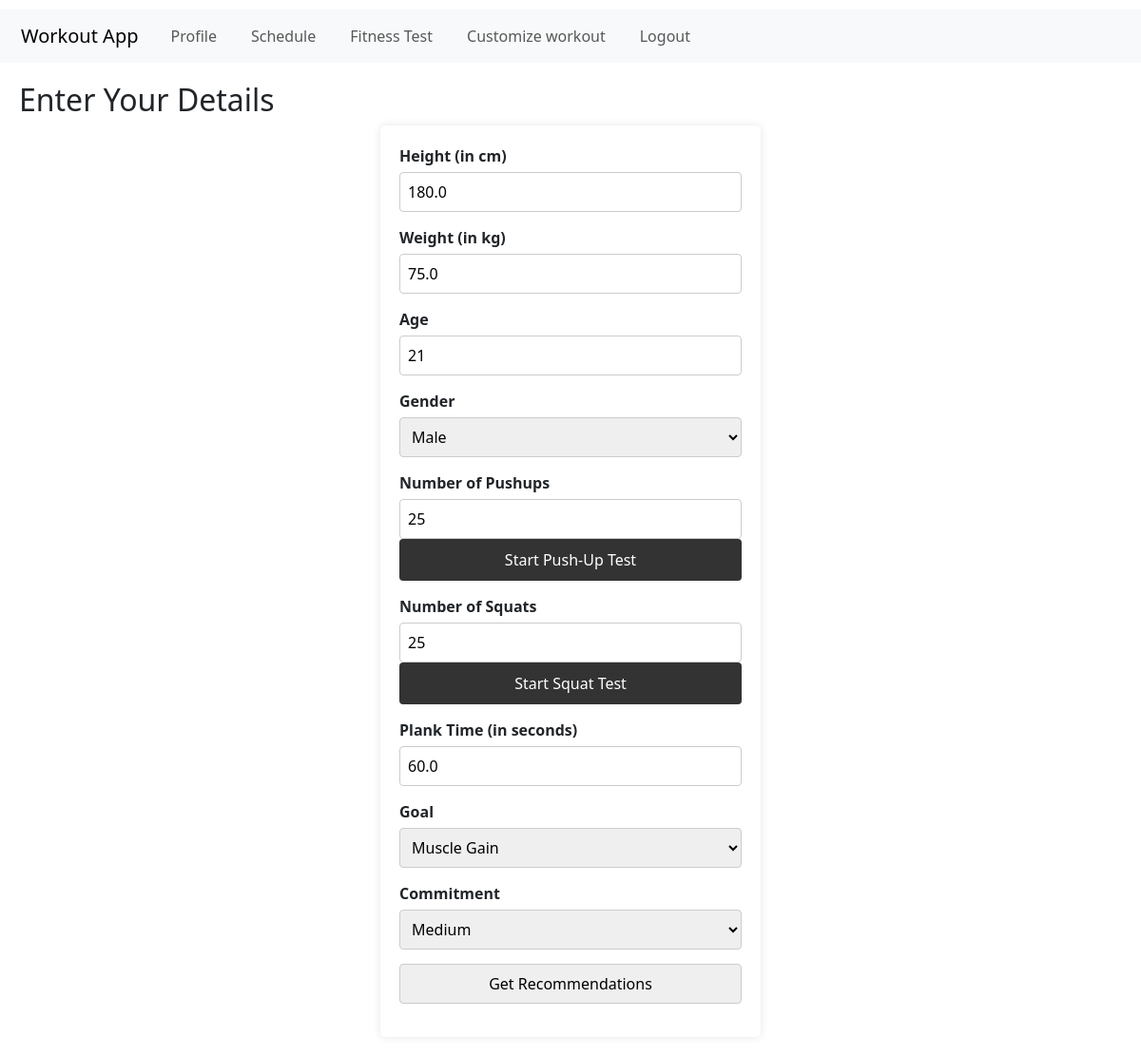
The app's page /input (signed in), older data.
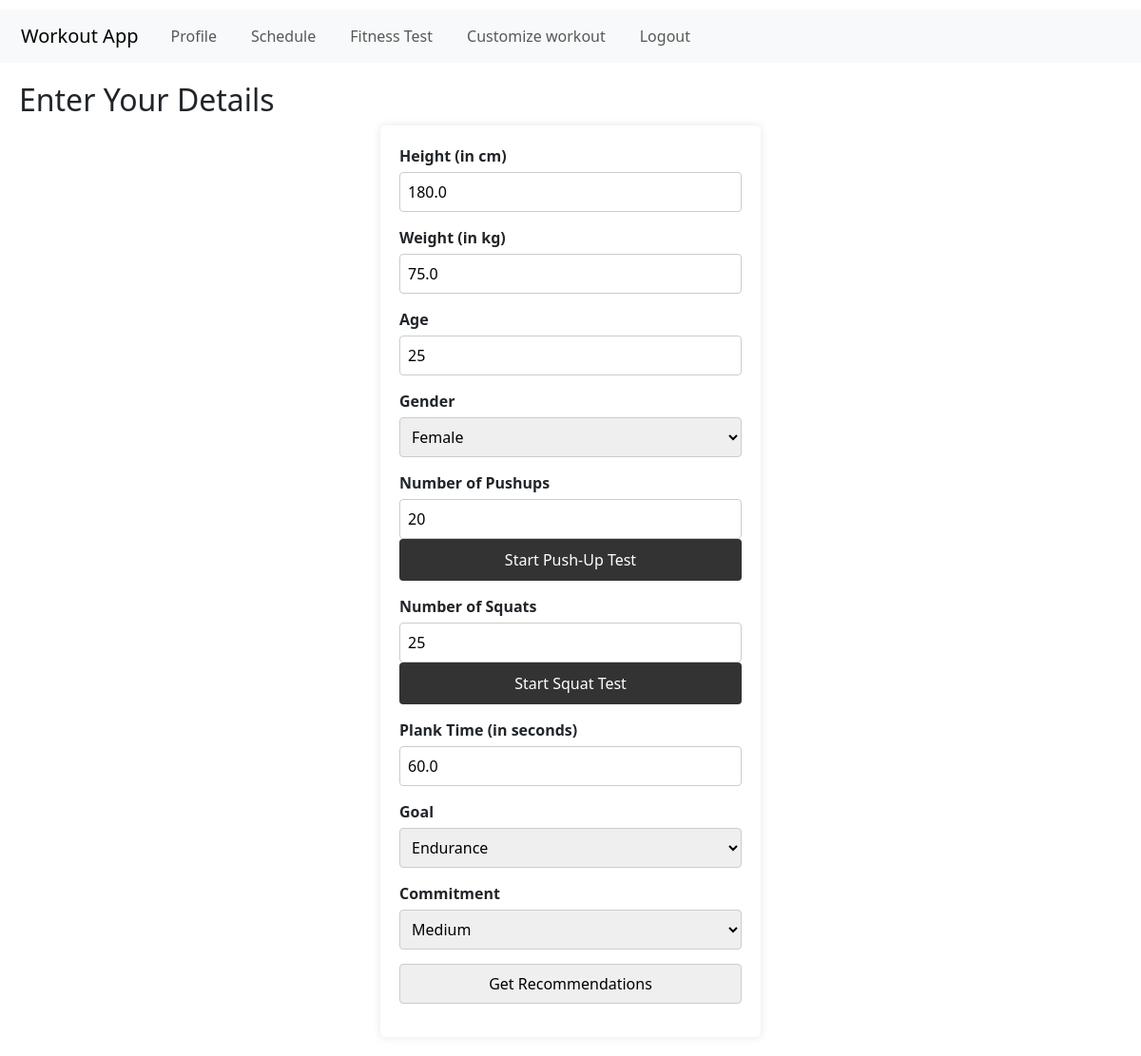
The same page, newer data.
### app/models.py (models this page shows)
class UserProfile(db.Model):
    id = db.Column(db.Integer, primary_key=True)
    user_id = db.Column(db.Integer, db.ForeignKey('users.id'), nullable=False, unique=True)
    schedule_json = db.Column(db.Text)  # Store schedule as a JSON string
    height = db.Column(db.Float, nullable=False, default=0.0)
    weight = db.Column(db.Float, nullable=False, default=0.0)
    age = db.Column(db.Integer, nullable=False, default=0)
    gender = db.Column(db.String(255), nullable=True)
    pushups = db.Column(db.Integer, nullable=False, default=0)
    squats = db.Column(db.Integer, nullable=False, default=0)
    plank_time = db.Column(db.Float, nullable=False, default=0.0)
    goal = db.Column(db.String(255), nullable=True)
    commitment = db.Column(db.String(255), nullable=True)
    fitness_level = db.Column(db.String(50), default="poor")  # Fitness Level

### app/routes.py (the view)
@main.route('/input', methods=['GET', 'POST'])
@login_required
def input():
    form = UserInputForm()
    user_profile = UserProfile.query.filter_by(user_id=current_user.id).first()
    if form.validate_on_submit():
        print(f"Gender: {form.gender.data}")
        print(f"Goal: {form.goal.data}")
        print(f"Commitment: {form.commitment.data}")
        count = get_pushup_count()
        print("Form submitted with data:", form.data)  # Debug: Print form data
        try:
            if user_profile:
                user_profile.height = form.height.data
                user_profile.weight = form.weight.data
                user_profile.age = form.age.data
                user_profile.gender = form.gender.data
                user_profile.pushups = form.pushups.data
                user_profile.squats = form.squats.data
                user_profile.plank_time = form.plank_time.data
                user_profile.goal = form.goal.data
                user_profile.commitment = form.commitment.data
                user_profile.fitness_level = classify_fitness_level(user_profile.gender, user_profile.age, user_profile.pushups, user_profile.squats)
            else:
                user_profile = UserProfile(
                    user_id=current_user.id,
                    height=form.height.data,
                    weight=form.weight.data,
                    age=form.age.data,
                    gender=form.gender.data,
                    pushups=form.pushups.data,
                    squats=form.squats.data,
                    plank_time=form.plank_time.data,
                    goal=form.goal.data,
                    commitment=form.commitment.data
                )
                db.session.add(user_profile)
            print(user_profile.fitness_level)
            db.session.commit()
            flash('Profile updated successfully!', 'success')
            return redirect(url_for('main.customize_workout', user_id=current_user.id))
        except Exception as e:
            db.session.rollback()
            flash(f'An error occurred: {str(e)}', 'danger')
    else:
        print("Form errors:", form.errors)  # Debug: Print form validation errors
    if user_profile:
        form.height.data = user_profile.height
        form.weight.data = user_profile.weight
        form.age.data = user_profile.age
        form.gender.data = user_profile.gender
        form.pushups.data = user_profile.pushups
        form.squats.data = user_profile.squats
        form.plank_time.data = user_profile.plank_time
        form.goal.data = user_profile.goal
        form.commitment.data = user_profile.commitment
    return render_template('input.html', form=form)

### app/forms.py
class UserInputForm(FlaskForm):
    height = FloatField('Height (in cm)', validators=[DataRequired()])
    weight = FloatField('Weight (in kg)', validators=[DataRequired()])
    age = IntegerField('Age', validators=[DataRequired()])
    gender = SelectField('Gender', choices=[('male', 'Male'), ('female', 'Female')],validators=[DataRequired()])
    pushups = IntegerField('Number of Pushups', validators=[DataRequired()])
    squats = IntegerField('Number of Squats', validators=[DataRequired()])
    plank_time = FloatField('Plank Time (in seconds)', validators=[DataRequired()])
    goal = SelectField('Goal', choices=[('weight_loss', 'Weight Loss'), ('muscle_gain', 'Muscle Gain'), ('endurance', 'Endurance')], validators=[DataRequired()])
    commitment = SelectField('Commitment', choices=[('low', 'Low'), ('medium', 'Medium'), ('high', 'High')], validators=[DataRequired()])
    submit = SubmitField('Get Recommendations')

### app/__init__.py (called while the page is built)
@login_manager.user_loader
def load_user(user_id):
    from app.models import User  # Import User here to avoid circular imports
    return User.query.get(int(user_id))

### app/templates/input.html (shortened to what this page needs)
{% extends "base.html" %}
{% block content %}
    <h2>Enter Your Details</h2>
    <form method="POST">
        <div>
            {{ form.height.label }} {{ form.height() }}
        </div>
        <div>
            {{ form.weight.label }} {{ form.weight() }}
        </div>
        <div>
            {{ form.age.label }} {{ form.age() }}
        </div>
        <div>
            {{ form.gender.label }} {{ form.gender() }}
        </div>
        <div>{{ form.pushups.label }} {{ form.pushups() }}
    <button type="button" id="startPushupTest">Start Push-Up Test</button>
</div>
        <div>
            {{ form.squats.label }} {{ form.squats() }}
            <button type="button" id="startSquatTest">Start Squat Test</button>
        </div>
        <div>
            {{ form.plank_time.label }} {{ form.plank_time() }}
        </div>
        <div>
            {{ form.goal.label }} {{ form.goal() }}
        </div>
        <div>
            {{ form.commitment.label }} {{ form.commitment() }}
        </div>
        <div>
            {{ form.submit() }}
        </div>
    </form>
{% endblock %}

### app/templates/base.html (shortened to what this page needs)
<!DOCTYPE html>
<html lang="en">
<head>
    <link rel="stylesheet" href="{{ url_for('static', filename='css/styles.css') }}">
    <link href="https://cdn.jsdelivr.net/npm/bootstrap@5.3.0/dist/css/bootstrap.min.css" rel="stylesheet">
</head>
<body>
    <nav class="navbar navbar-expand-lg navbar-light bg-light">
        <div class="container-fluid">
            <a class="navbar-brand" href="{{ url_for('main.input') }}">Workout App</a>
            <div class="collapse navbar-collapse" id="navbarNav">
                <ul class="navbar-nav">
                    {% if current_user.is_authenticated %}
                        <li class="nav-item">
                            <a class="nav-link" href="{{ url_for('main.input') }}">Profile</a>
                        </li>
                        <li class="nav-item">
                            <a class="nav-link" href="{{ url_for('main.schedule') }}">Schedule</a>
                        </li>
                        <li class="nav-item">
                            <a class="nav-link" href="{{ url_for('main.fitness_test') }}">Fitness Test</a>
                        </li>
                        <li class="nav-item">
                            <a class="nav-link" href="{{ url_for('main.customize_workout') }}">Customize workout</a>
                        </li>
                        <li class="nav-item">
                            <a class="nav-link" href="{{ url_for('main.logout') }}">Logout</a>
                        </li>
            {% else %}
                <a href="{{ url_for('main.login') }}">Login</a>
                <a href="{{ url_for('main.register') }}">Register</a>
            {% endif %}
        </nav>
    <main>
        {% block content %}{% endblock %}
    </main>
</body>
</html>

### app/static/css/styles.css (style rules this page uses)
body { font-family: Arial, sans-serif; background-color: #f4f4f4; margin: 0; padding: 0; }
nav { margin-top: 10px; }
nav a { color: #fff; text-decoration: none; margin: 0 10px; }
main { padding: 20px; }
form { max-width: 400px; margin: 0 auto; background-color: #fff; padding: 20px; border-radius: 5px; box-shadow: 0 0 10px rgba(0, 0, 0, 0.1); }
form div { margin-bottom: 15px; }
form label { display: block; margin-bottom: 5px; font-weight: bold; }
form input, form select { width: 100%; padding: 8px; box-sizing: border-box; border: 1px solid #ccc; border-radius: 4px; }
form button { width: 100%; padding: 10px; background-color: #333; color: #fff; border: none; border-radius: 4px; cursor: pointer; }

Row changes from the older to the newer data that the page shows:
changed UserProfile "Medium": age "21" → "25"; gender "Male" → "Female"; pushups "25" → "20"; goal "Muscle Gain" → "Endurance"
